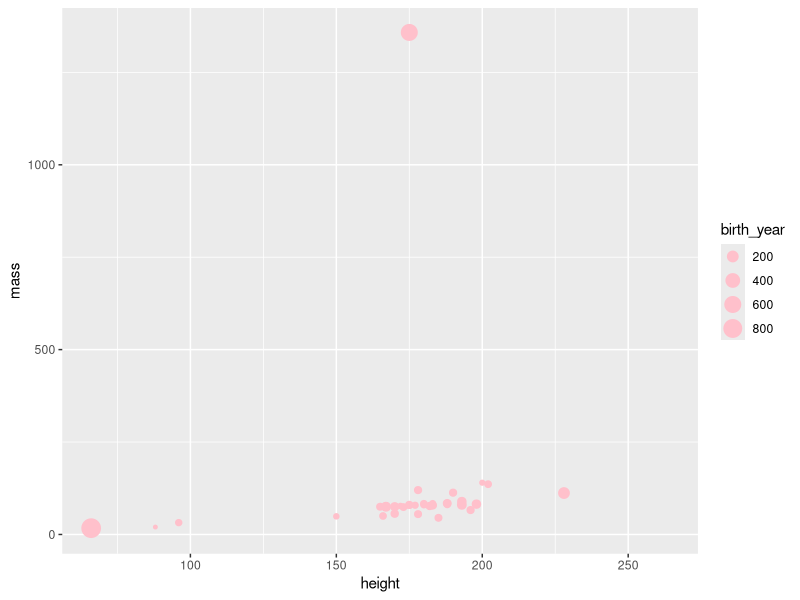
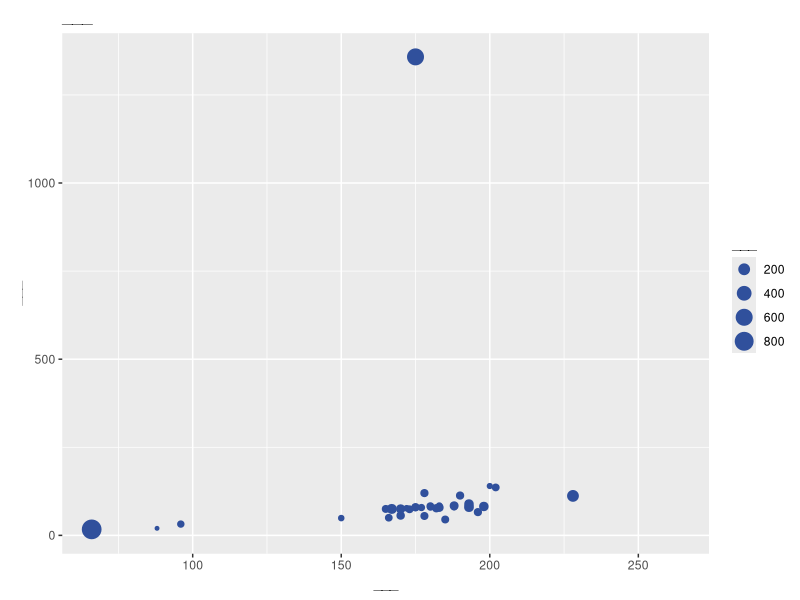

Recreate these plots in R, in order.
## ---- chunk 1
knitr::opts_chunk$set(warning = FALSE, message = FALSE)
## ---- chunk 2
library(tidyverse)
## ---- chunk 3
glimpse(starwars)
## ---- chunk 4
ggplot(starwars, 
       aes(x = height, y = mass, size = birth_year)) +  # Removed color = gender
  geom_point(color = "pink")
## ---- chunk 5
ggplot(starwars, 
       aes(x = height, y = mass, color = gender, size = birth_year)) +
  geom_point(color = "#30509C") +
  labs(
    title = "___",           # Title about relationship between height and mass
    x = "___",               # What is on the x-axis?
    y = "___",               # What is on the y-axis?
    size = "___"             # What does size represent?
  )
## ---- chunk 6
# Choose a variable and look at its range
starwars %>%
  summarise(
    min_height = min(height, na.rm = TRUE),
    max_height = max(height, na.rm = TRUE),
    mean_height = mean(height, na.rm = TRUE)
  )
